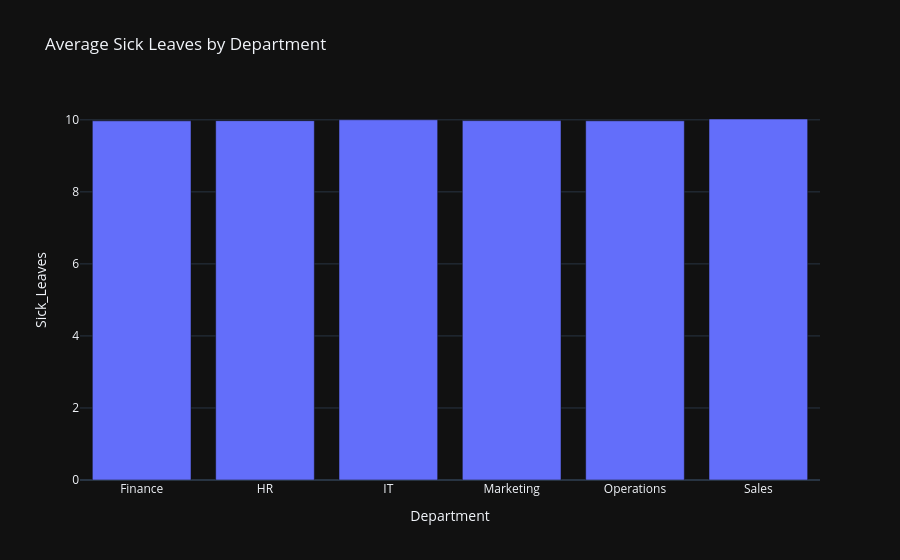

Notebook source saved alongside this figure:
### Code cell
# ==========================
# 9. Sick leaves by department
# ==========================
sick = df.groupby("Department")["Sick_Leaves"].mean().reset_index()

fig9 = px.bar(
    sick,
    x="Department",
    y="Sick_Leaves",
    title="Average Sick Leaves by Department"
)
fig9.show()

### Figure 1 — Plotly figure (JSON) as saved in the notebook; plotly's stock layout.template omitted (floating-point values rounded to 4 significant figures)
{"data": [{"hovertemplate": "Department=%{x}<br>Sick_Leaves=%{y}<extra></extra>", "legendgroup": "", "marker": {"color": "#636efa", "pattern": {"shape": ""}}, "name": "", "orientation": "v", "showlegend": false, "textposition": "auto", "x": ["Finance", "HR", "IT", "Marketing", "Operations", "Sales"], "xaxis": "x", "y": [9.972, 9.977, 10.0, 9.978, 9.973, 10.02], "yaxis": "y", "type": "bar"}], "layout": {"xaxis": {"anchor": "y", "domain": [0.0, 1.0], "title": {"text": "Department"}}, "yaxis": {"anchor": "x", "domain": [0.0, 1.0], "title": {"text": "Sick_Leaves"}}, "legend": {"tracegroupgap": 0}, "title": {"text": "Average Sick Leaves by Department"}, "barmode": "relative"}}
